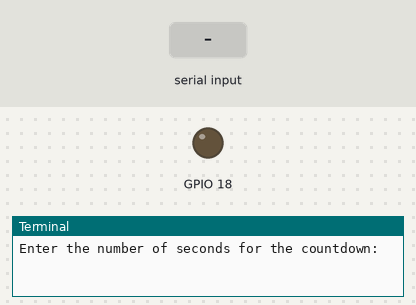
A program run on a simulated Raspberry Pi (BCM pin numbers). On the bench: output pins drawn as LEDs (lit = HIGH), the last lines printed to the terminal. Inputs (shaded band) come from the test bench. At 5.3 s the program stops and its outputs stay as they are.

Above: at 1.2 s.
1.3 s: "1" typed at the terminal, then Enter
At 3.4 s:
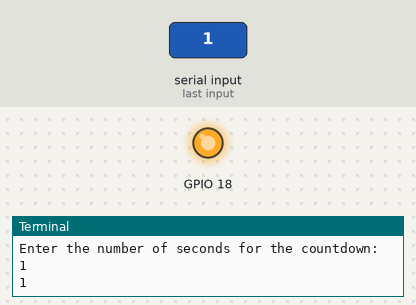
Timing chart, 0 to 6.8 s (numbered marks = the images above; inputs shaded):
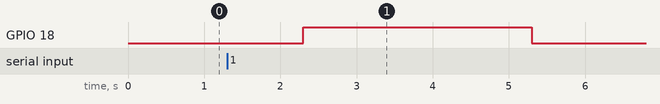

The program:

LEDCountdown.py
```python
import time
import RPi.GPIO as GPIO

# Set up the GPIO pin
GPIO.setmode(GPIO.BCM)
GPIO.setup(18, GPIO.OUT)

# Get user input for the countdown duration
countdown_time = int(input("Enter the number of seconds for the countdown: "))

# Perform the countdown
for i in range(countdown_time, 0, -1):
    print(i)
    time.sleep(1)

# Turn on the LED for 3 seconds
GPIO.output(18, GPIO.HIGH)
time.sleep(3)
GPIO.output(18, GPIO.LOW)

# Text alert
print("Time's up!")

# Clean up the GPIO settings
GPIO.cleanup()
```

Measured:
- after the input at 1.3 s, GPIO 18: LOW → HIGH after 1.0 s, → LOW 3.0 s later
